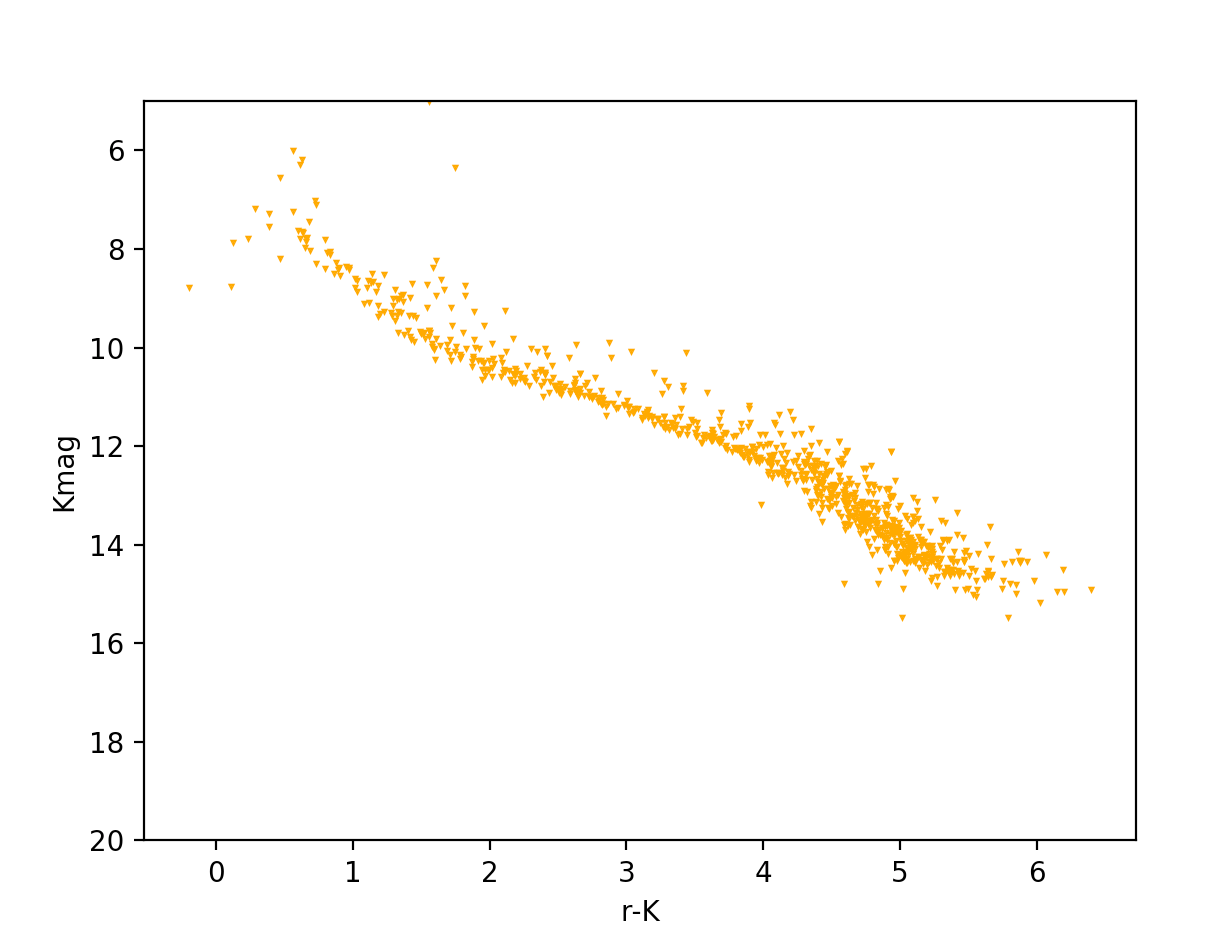

This chart was generated by the following Python code:
import pandas as panda
import matplotlib.pyplot as plt

Praesepe = panda.read_csv("Praesepex2xPxG.csv")

Praesepe = Praesepe.dropna(axis=0, subset=['rmag'])

plt.plot(Praesepe[["r-K"]], Praesepe[["Kmag"]], marker = "v", markersize = 1, color = "orange", linestyle = "none")

plt.ylabel("Kmag")
plt.xlabel("r-K")

plt.ylim(20, 5)
plt.show()
